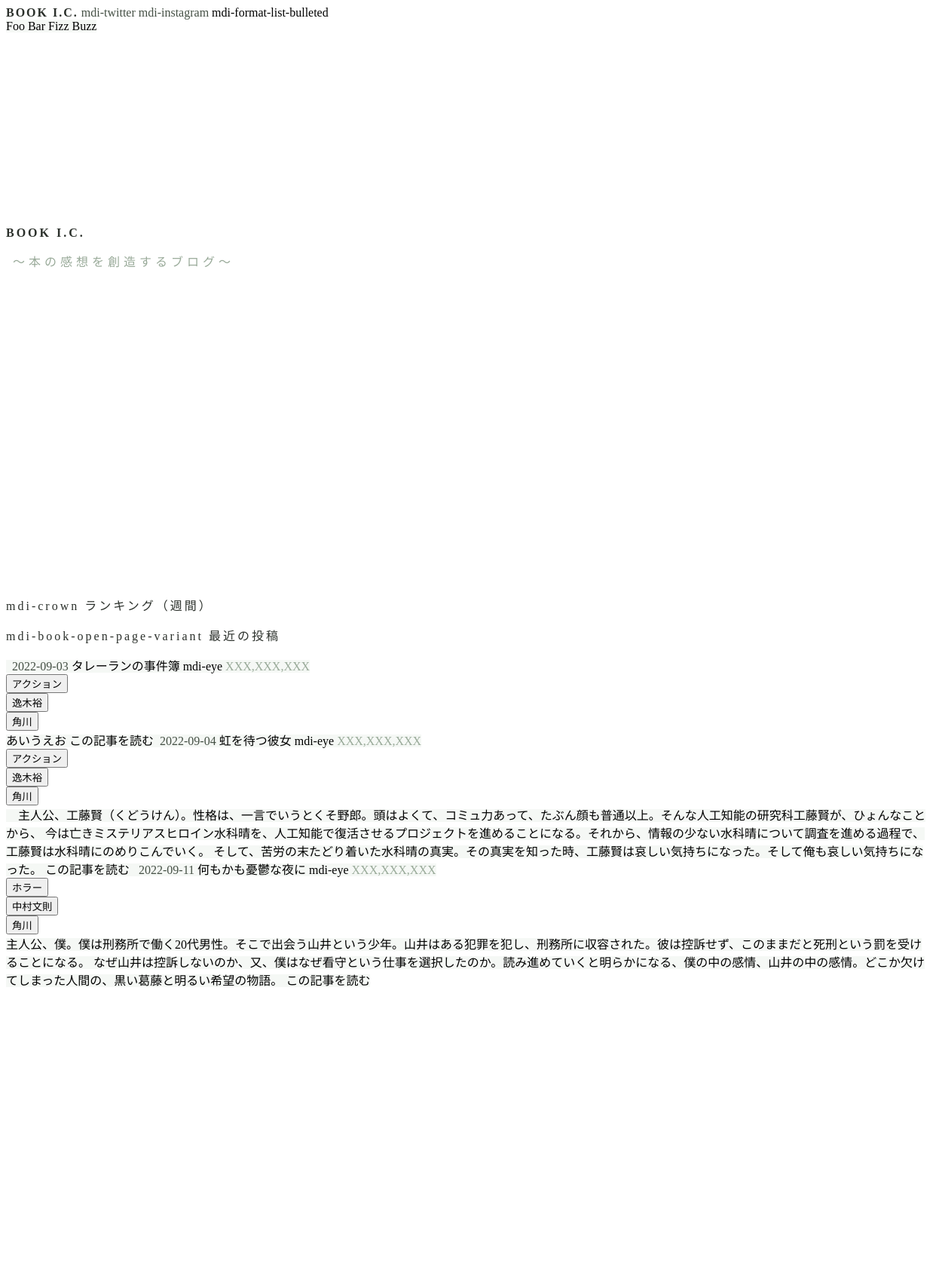
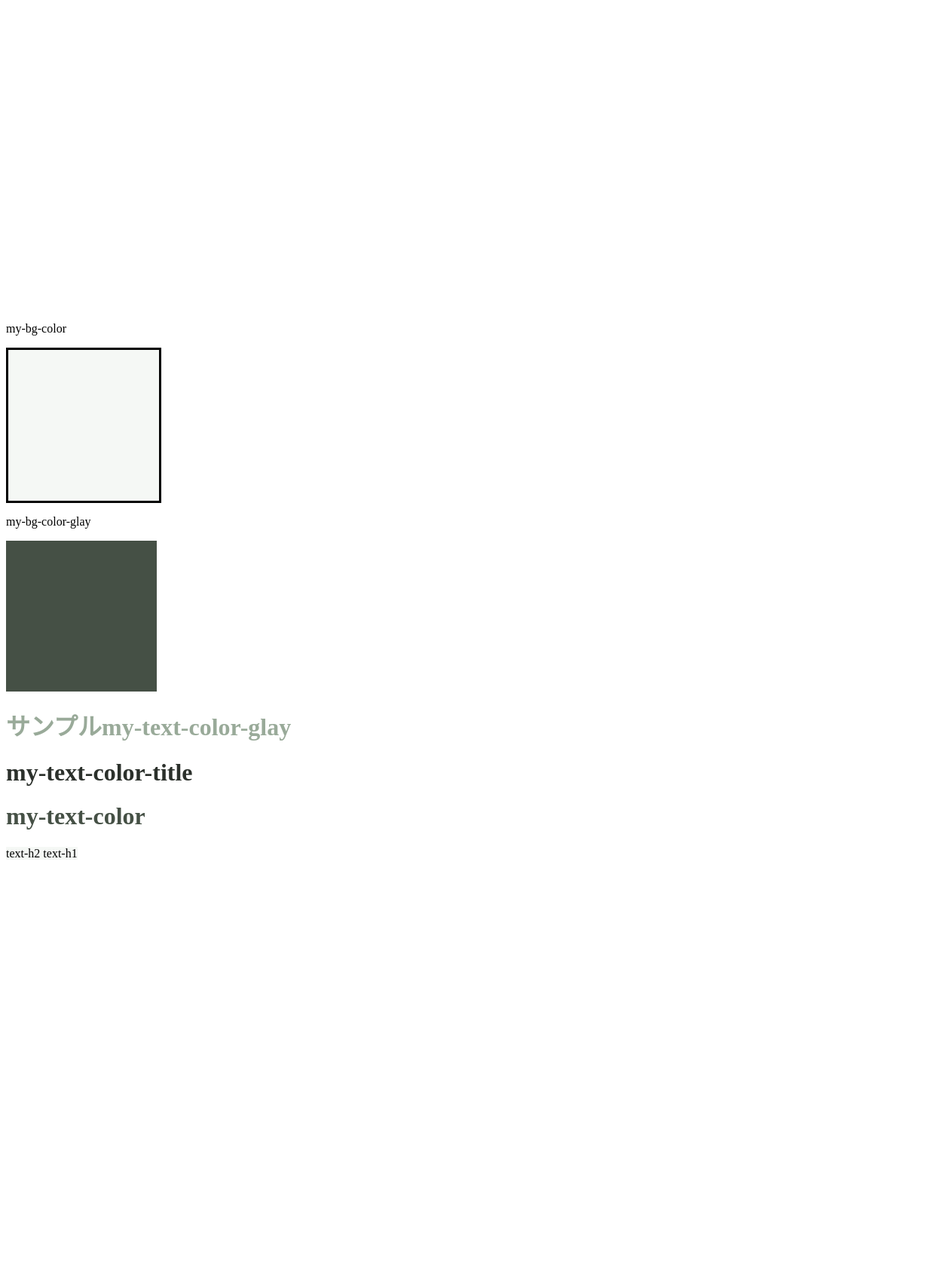
/book/ (upper part), run on the app's committed database (2 pictures, top to bottom).
### book/models.py (models this page shows, shortened)
class Book(models.Model):
    isbn13 = models.CharField(max_length=14,
                                validators=[MinLengthValidator(14, '文字数が一致していません。例）978-4167174033'),
                                            RegexValidator(r'[0-9]{3}[-][0-9]{10}', '形式に当てはまっていません。例）978-4167174033')], null=True, blank=True)
    title = models.CharField('タイトル', max_length=100, null=True, blank=True)
    pages = models.SmallIntegerField('ページ数', null=True, blank=True)
    issue = models.DateField('発行日', null=True, blank=True) # [発行日, y m d]
    post_day = models.DateField('投稿日', null=True, blank=True) # [投稿日, y m d]
    update_day = models.DateField('更新日', null=True, blank=True) # [投稿日, y m d]
    YOUTH_CHOICES = (('Y', 'Youth'),('O', 'Old'))
    youth_choices = models.CharField('青春/白秋', choices=YOUTH_CHOICES, max_length=10)
    series_info = models.ForeignKey("Series", verbose_name=("シリーズ情報"), on_delete=models.CASCADE, null=True, blank=True)
    author_info = models.ForeignKey("Author", verbose_name=("著者情報"), on_delete=models.CASCADE, null=True, blank=True)
    category_info = models.ForeignKey("Category", verbose_name=("カテゴリー情報"), blank=True,null=True,on_delete=models.CASCADE)
    publisher_info = models.ForeignKey("Publisher", verbose_name=("出版社情報"), on_delete=models.CASCADE, null=True, blank=True)
    publisher_label_info = models.ForeignKey("Publisher_label", verbose_name=("レーベル"), on_delete=models.CASCADE, null=True, blank=True)
    contents = models.TextField("コンテンツ", null=True, blank=True)
    contents_synopsis =  models.TextField("あらすじ", null=True, blank=True)
    fin = models.BooleanField('完読', null=True, blank=True)
    amazon_url = models.CharField('アマゾンURL', max_length=1000, null=True, blank=True)

class Category(models.Model):
    CATEGORY_CHOICES = (('action', 'アクション'),('adventure', 'アドベンチャー'),('youth', '青春'),('love', '恋愛'),('sf', 'SF'),('history', '時代'),('mystery', 'ミステリー'),('comedy', 'コメディー'), ('horror', 'ホラー'))
    CATEGORYENG_CHOICES = (('action_eng', 'action'), ('adventure_eng', 'adventure'), ('youth_eng', 'youth'), ('love_eng', 'love'), ('sf_eng', 'sf'), ('history_eng', 'history'), ('mystery_eng', 'mystery'), ('comedy_eng', 'comedy'), ('horror_eng', 'horror'))
    COLOR_CHOICES = (('red', 'red'), ('orange','orange'),('blue', 'blue'), ('pink', 'pink'),('info','info'), ('green', 'green'), ('purple', 'purple'), ('warning','warning'),('dark', 'dark'))
    category = models.CharField("カテゴリー", choices=CATEGORY_CHOICES, max_length=20, default=None) # 追加していく-----------
    category_eng = models.CharField("カテゴリーeng", choices=CATEGORYENG_CHOICES ,max_length=20, null=True, blank=True) # 追加していく-----------
    color = models.CharField("色", choices=COLOR_CHOICES, max_length=20)
    color_hex = models.CharField("色_hex値", max_length=20,  blank=True)
    contents = models.TextField("コンテンツ", blank=True)
    contents_keyword = models.TextField("キーワード", blank=True)
    post_day = models.DateField('投稿日', null=True) # [発行日, y m d]

class Author(models.Model):
    GENDER_CHOICES = (('Mon', '男性'),('Womon', '女性'))
    WORD_CHOICES = (('Aa', 'あ行'),('Ka', 'か行'),('Sa', 'さ行'),('Ta', 'た行'),('Na', 'な行'),('Ha', 'は行'),('Ma', 'ま行'),('Ya', 'や行'),('Ra', 'ら行'),('Wa', 'わ行'))
    author = models.CharField('著者', max_length=100, default=None) # 追加していく-----------
    author_eng = models.CharField('著者eng', max_length=100) # 追加していく-----------
    word_oder = models.CharField('五十音', choices=WORD_CHOICES, max_length=10)
    age = models.DateField('生年月日')
    sex = models.CharField('性別', choices=(('', '未選択'),)+GENDER_CHOICES, max_length=10, blank=True)
    contents = models.TextField("コンテンツ")
    contents_lite = models.TextField("コンテンツ", blank=True, null=True)
    post_day = models.DateField('投稿日', null=True) # [発行日, y m d]
    def __str__(self):
        return self.author

class Publisher(models.Model):
    publisher = models.CharField('出版社', max_length=50)
    publisher_eng = models.CharField('出版社_eng', max_length=50, blank=True, null=True)
    contents = models.TextField("コンテンツ")
    incorporated = models.DateField('設立日')
    post_day = models.DateField('投稿日', null=True) # [発行日, y m d]
    def __str__(self):
        return self.publisher

### book/views.py (the view)
# urls.py: path('', views.TopView.as_view(), name="top"),
class TopView(MyListView): # TopView
    model = Book
    template_name = 'book/base.html'
    def get_context_data(self, *args, **kwargs):
        context = super().my_get_context_data(self, *args, **kwargs)
        return context
    def get_queryset(self):
        q = Book.objects.all().order_by("post_day")
        return q

### book/views.py (called while the page is built, shortened)
    def my_get_data(self, *args, **kwargs):
        request = get_request()
        get_data = {}
        get_data['url_sub'] = None
        get_data['url_main'] = None
        url_path = request.path
        url_split = url_path.split('/')
        url_dict = {}
        flag = 0
        url_path = "{0}://{1}/".format(request.scheme, request.get_host())
        get_data['contents'] = None
        get_data['book_info'] = None
        get_data['category_info'] = None
        get_data['author_info'] = None
        get_data['publisher_info'] = None
        return get_data

    def my_get_context_data(self, *args, **kwargs):
        context = super().get_context_data()
        get_data = self.my_get_data(self, **kwargs)
        try:
            context['contents'] = get_data['contents']
            context['book_info'] = get_data['book_info']
            context['category_info'] = get_data['category_info']
            context['author_info'] = get_data['author_info']
            context['publisher_info'] = get_data['publisher_info']
        except:
            pass
        context['view'] = [1,1,1,1,1] # [ブログ紹介, メインコンテンツ+サイドバー, メインコンテンツのみ, トピックス]
        return context

### book/templates/book/base.html (shortened to what this page needs)
<!DOCTYPE html>
<html>
  {% include 'book/head.html' %}
<body>
  <div id="app" class>
    <v-app id="inspire" class="my-bg-color">
      {% include 'book/toolbar.html' %}
      <div class="my-container-max-width" style="height: 30vh;"></div>
      <div class="q-py-xl my-container-max-width">
        <div class="">
        <p id="my-letter-spacing-3" class="text-center my-font-weight-title text-h5 text-md-h4 my-text-color-title my-letter-spacing-3">BOOK I.C.</p>
        <p id="my-letter-spacing-5" class="text-center text-subtitle-1 text-md-h5 my-text-color-glay">&nbsp;～本の感想を創造するブログ～</p>
        </div>
      </div>
      <div class="my-container-max-width" style="height: 50vh;"></div>
      {% include 'book/ranking.html' %}
      {% include 'book/card.html' %}
      {% include 'book/sample.html' %}
    </v-app>
  </div>
</body>
</html>

### book/templates/book/card.html (shortened to what this page needs)
 <v-container class="my-16">
    <v-row
      no-gutters
    >
    <v-col
        cols="12"
        align-self="center"
        class="mx-auto"
      >
    <p class="text-h2 my-text-color-title text-h5 text-md-h4" style="letter-spacing:3px;">
      <v-icon size="40" >mdi-book-open-page-variant</v-icon>
      最近の投稿</p>
  </v-col>
  {% for book_ in book_list %}
    <v-col
        cols="10"
        align-self="center"
        class="mx-auto mb-14"
      >
      <v-card
        class="mx-auto"
        elevation="15"
      >
        <v-img min-width="100"
        >{{ book_.amazon_url | safe }}</v-img>
        <v-card-text class="pb-0 my-text-color">
          {{ book_.post_day | safe }}
        </v-card-text>
        <v-card-title class="pb-0 pt-1">
          {{ book_.title | safe }}
        </v-card-title>
        <v-card-text class="ms-2">
          <v-icon color="#9A9" size="14">mdi-eye</v-icon>
          <a class="ms-1 me-3 text-subtitle-2 text-md-subtitle-1 my-text-color-glay">XXX,XXX,XXX</a>
        </v-card-text>
        <v-card-actions>
          <v-btn color="{{book_.category_info.color_hex}}" elevation="1" outlined rounded small>
            <form class="d-inline-block" action="{% url 'book:book' %}" method="post">{% csrf_token %}
              <input type="submit" href="{% url "book:book" %}" value="{{book_.category_info.get_category_display}}">
            </form>
          </v-btn>
          <v-btn color="#455045" elevation="1" outlined rounded small>
            <form class="d-inline-block" action="{% url 'book:book' %}" method="post">{% csrf_token %}
              <input type="submit" href="{% url "book:book" %}" value="{{ book_.author_info }}">
            </form>
          </v-btn>
          <v-btn color="#455045" elevation="1" outlined rounded small>
            <form class="d-inline-block" action="{% url 'book:book' %}" method="post">{% csrf_token %}
              <input type="submit" href="{% url "book:book" %}" value="{{ book_.publisher_info}}">
            </form>
          </v-btn>
        </v-card-actions>
        <v-card-text>
          {{ book_.contents_synopsis | safe }}
        </v-card-text>
        <v-card-actions>
          <v-btn color="#1aa179" text class="flex-child-right" href ="{% url 'book:book_info' book_.post_day %}">
          この記事を読む
        </v-btn>
        </v-card-actions>
      </v-card>
    </v-col>
    {% endfor %}
  </v-row>
  </v-container>

### book/templates/book/style.html (style rules this page uses)
.my-font-weight-title { font-weight: 600!important; }

### data on the page
Book: post_day "2022-09-03", title "タレーランの事件簿", category_info.category "アクション", author_info "逸木裕", publisher_info "角川", contents_synopsis "あいうえお"
Book: post_day "2022-09-04", title "虹を待つ彼女", category_info.category "アクション", author_info "逸木裕", publisher_info "角川", contents_synopsis "主人公、工藤賢（くどうけん）。性格は、一言でいうとくそ野郎。頭はよくて、コミュ力あって、たぶん顔も普通以上。そんな人工知能の研究科工藤賢が、ひょんなことから、 今は亡きミステリアスヒロイン水科晴を、人工知能で復活させるプロジェクトを進めることになる。それから、情報の少ない水科晴について調査を進める過程で、工藤賢は水科晴にのめりこんでいく。 そして、苦労の末たどり着いた水科晴の真実。その真実を知った時、工藤賢は哀しい気持ちになった。そして俺も哀しい気持ちになった。"
Book: post_day "2022-09-11", title "何もかも憂鬱な夜に", category_info.category "ホラー", author_info "中村文則", publisher_info "角川", contents_synopsis "主人公、僕。僕は刑務所で働く20代男性。そこで出会う山井という少年。山井はある犯罪を犯し、刑務所に収容された。彼は控訴せず、このままだと死刑という罰を受けることになる。 なぜ山井は控訴しないのか、又、僕はなぜ看守という仕事を選択したのか。読み進めていくと明らかになる、僕の中の感情、山井の中の感情。どこか欠けてしまった人間の、黒い葛藤と明るい希望の物語。"
